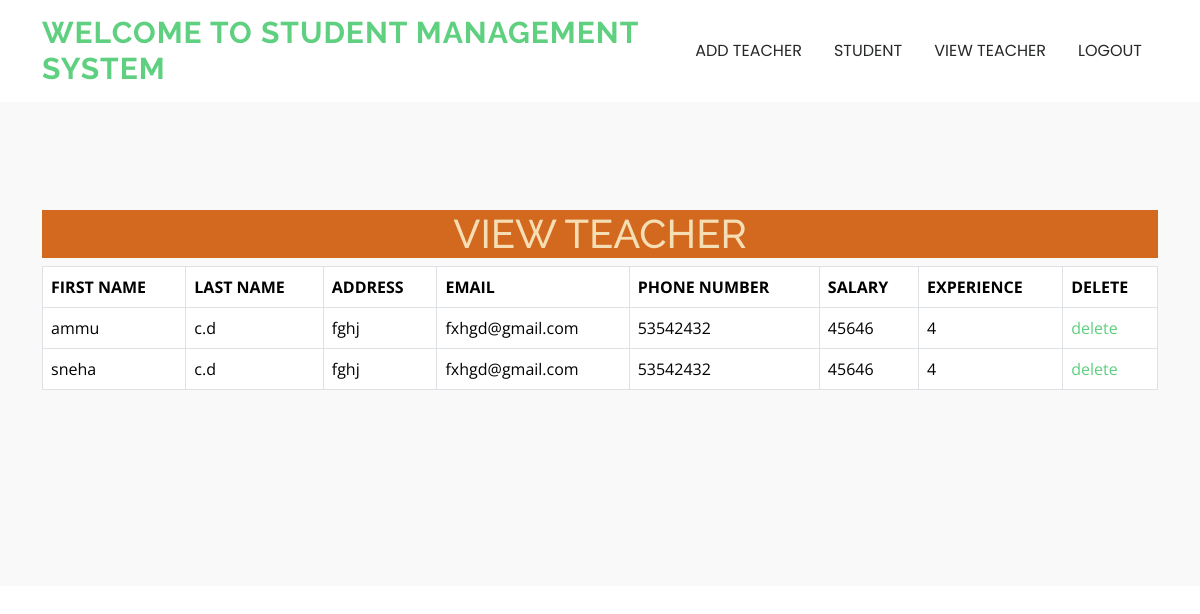
Page /view_teacher on the committed database.
### sampleapp/models.py (models this page shows)
class Teacher(models.Model):
    teacher_id=models.ForeignKey(User,on_delete=models.CASCADE)
    experience=models.IntegerField(null=True)
    salary=models.IntegerField(null=True)

class User(AbstractUser):
    usertype=models.CharField(max_length=50)
    address=models.CharField(max_length=255,null=True)
    phone_number= models.IntegerField(null=True)

### sampleapp/views.py (the view)
# urls.py: path("view_teacher",views.view_teacher,name="view_teacher"),
def view_teacher(request):
     y=Teacher.objects.all()
     return render(request,"viewteacher.html",{"data":y})

### sampleapp/templates/viewteacher.html (shortened to what this page needs)
{% extends "adminhome.html" %}
{%  load static %}
{% block content1 %}
       <section id="hero" class=" light-background">
<div class="container mt-5" >
            <h1 style="text-align: center;color:wheat;background-color: chocolate;"> VIEW TEACHER</h1>
     <table class="table table-bordered">
        <tr>
            <th>FIRST NAME</th>
            <th>LAST NAME</th>
            <th>ADDRESS</th>
            <th>EMAIL</th>
            <th>PHONE NUMBER</th>
            <th>SALARY</th>
            <th>EXPERIENCE</th>
             <th>DELETE</th>
        </tr>
        {% for i in  data %}
        <tr>
          <td>{{i.teacher_id.first_name}}</td>
          <td>{{i.teacher_id.last_name}}</td>
          <td>{{i.teacher_id.address}}</td>
          <td>{{i.teacher_id.email}}</td>
          <td>{{i.teacher_id.phone_number}}</td>
          <td>{{i.salary}}</td>
          <td>{{i.experience}}</td>
          <td><a href="tdelete/{{i.id}}">delete</a></td>
        </tr>
         {% endfor %}
    </table>
</div>
{% endblock content1 %}

### sampleapp/static/assets/css/main.css (style rules this page uses)
:root { --default-font: "Open Sans", system-ui, -apple-system, "Segoe UI", Roboto, "Helvetica Neue", Arial, "Noto Sans", "Liberation Sans", sans-serif, "Apple Color Emoji", "Segoe UI Emoji", "Segoe UI Symbol", "Noto Color Emoji"; --heading-font: "Raleway", sans-serif; --nav-font: "Poppins", sans-serif; }
:root { --background-color: #ffffff; --default-color: #444444; --heading-color: #37423b; --accent-color: #5fcf80; --surface-color: #ffffff; --contrast-color: #ffffff; }
:root { --nav-color: #272828; --nav-hover-color: #5fcf80; --nav-mobile-background-color: #ffffff; --nav-dropdown-background-color: #ffffff; --nav-dropdown-color: #272828; --nav-dropdown-hover-color: #5fcf80; }
.light-background { --background-color: #f9f9f9; --surface-color: #ffffff; }
:root { scroll-behavior: smooth; }
body { color: var(--default-color); background-color: var(--background-color); font-family: var(--default-font); }
a { color: var(--accent-color); text-decoration: none; transition: 0.3s; }
h1, h2, h3, h4, h5, h6 { color: var(--heading-color); font-family: var(--heading-font); }
section, .section { color: var(--default-color); background-color: var(--background-color); padding: 60px 0; scroll-margin-top: 900px; overflow: clip; }

### rows in the picture
Teacher: teacher_id.first_name "ammu", teacher_id.last_name "c.d", teacher_id.address "fghj", teacher_id.email "fxhgd@gmail.com", teacher_id.phone_number "53542432", salary "45646", experience "4"
Teacher: teacher_id.first_name "sneha", teacher_id.last_name "c.d", teacher_id.address "fghj", teacher_id.email "fxhgd@gmail.com", teacher_id.phone_number "53542432", salary "45646", experience "4"
